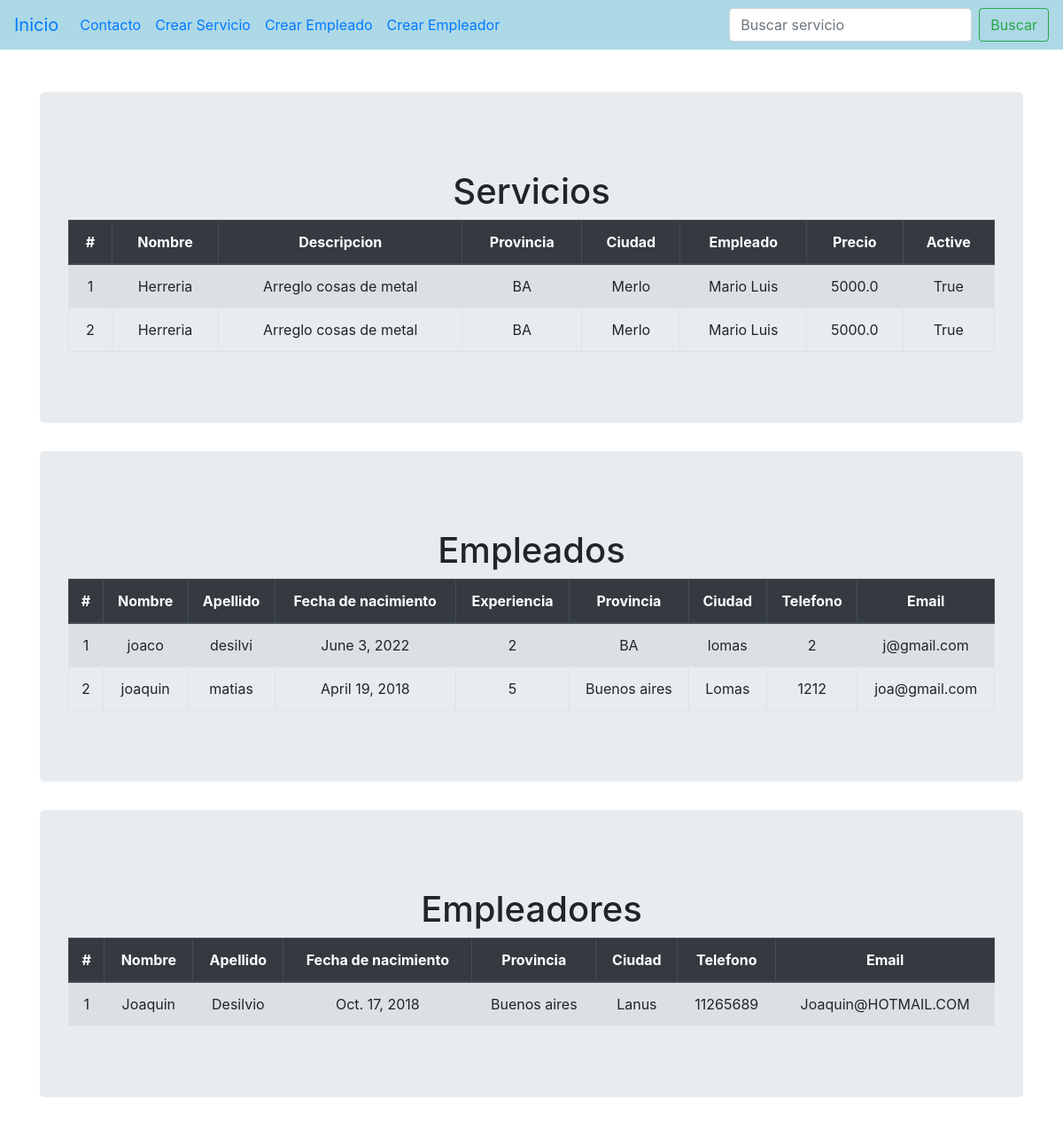
Before: / with the older database file.
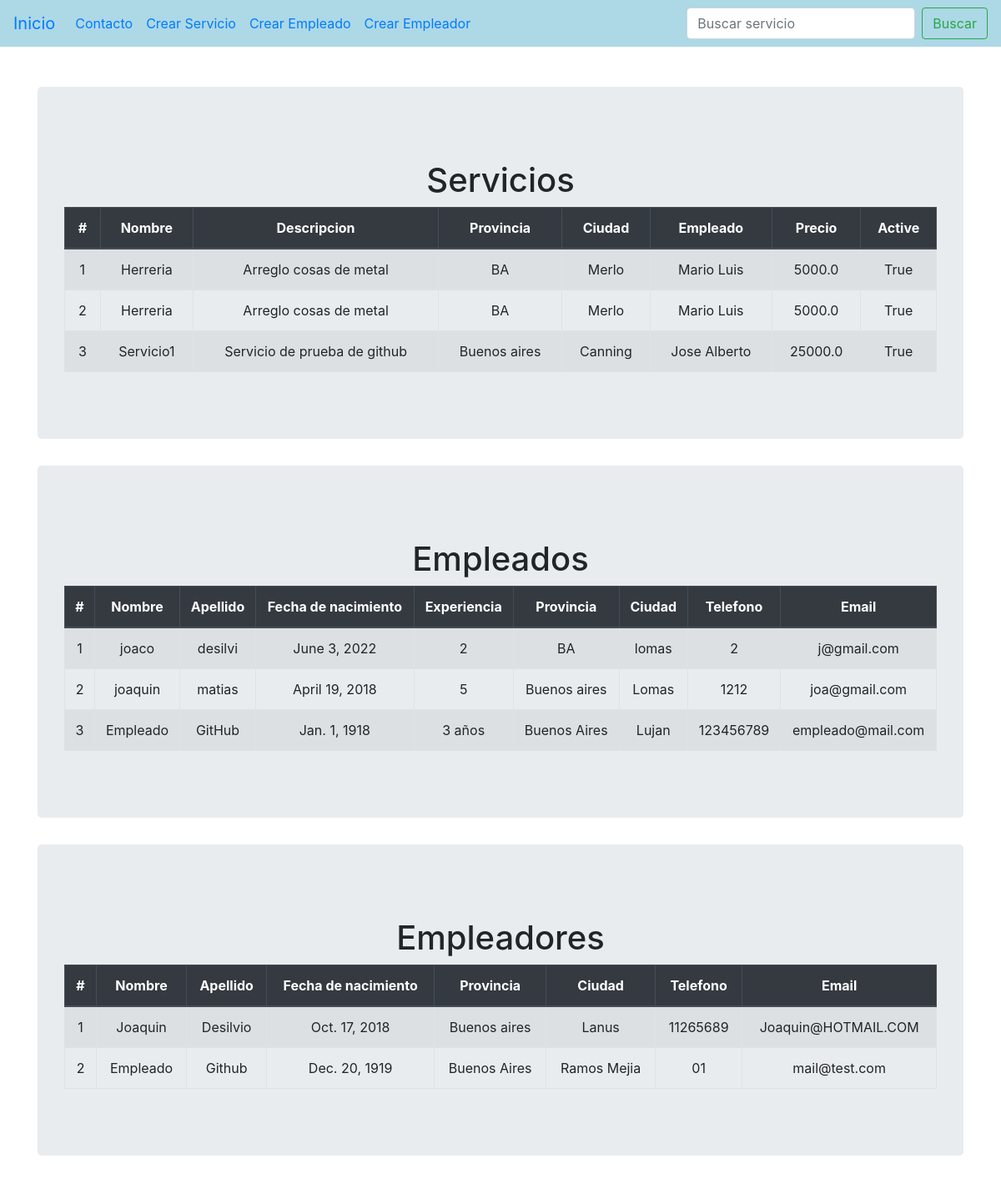
After: the same page with the newer database file.
### Hammer/models.py (models this page shows)
class Servicio(models.Model):
    nombre = models.CharField(max_length=50)
    descripcion = models.CharField(max_length=250)
    provincia = models.CharField(max_length=50)
    ciudad = models.CharField(max_length=250)
    empleado = models.CharField(max_length= 245)
    precio = models.FloatField()
    active = models.BooleanField(default=True)

class Empleado(models.Model):
    nombre = models.CharField(max_length=50)
    apellido = models.CharField(max_length=50)
    fecha_nacimiento = models.DateField()
    experiencia= models.CharField(max_length=50)
    provincia = models.CharField(max_length=50)
    ciudad = models.CharField(max_length=250)
    telefono = models.CharField(max_length=50)
    email = models.CharField(max_length=50)

class Empleador(models.Model):
    nombre = models.CharField(max_length=50)
    apellido = models.CharField(max_length=50)
    fecha_nacimiento = models.DateField()
    provincia = models.CharField(max_length=50)
    ciudad = models.CharField(max_length=250)
    telefono = models.CharField(max_length=50)
    email = models.CharField(max_length=50)

### Hammer/views.py (the view)
# urls.py: path('',hammer, name='hammer'),
def hammer(request):
    empleados = Empleado.objects.all
    empleadores = Empleador.objects.all
    servicios = Servicio.objects.all
    context ={'empleados' : empleados, 'servicios' : servicios, 'empleadores' : empleadores}
    return render(request,'index.html',context)

### templates/index.html (shortened to what this page needs)
{% extends 'base.html' %}
{% block contenido %}
<div class="container text-center pt-5">
    <div class='jumbotron'>
        <br>
        <h1>Servicios</h1>
        <table  class="table table-striped table-bordered">
            <thead class="thead-dark">
                <tr>
                    <th>#</th>
                    <th>Nombre</th>
                    <th>Descripcion</th>
                    <th>Provincia</th>
                    <th>Ciudad</th>
                    <th>Empleado</th>
                    <th>Precio</th>
                    <th>Active</th>
                </tr>
            </thead>
            <tbody>
                {% for servicio in servicios %}
                <tr>
                    <td>{{ servicio.id }}</td>
                    <td>{{ servicio.nombre }}</td>
                    <td>{{ servicio.descripcion }}</td>
                    <td>{{ servicio.provincia }}</td>
                    <td>{{ servicio.ciudad }}</td>
                    <td>{{ servicio.empleado }}</td>
                    <td>{{ servicio.precio }}</td>
                    <td>{{ servicio.active }}</td>
                </tr>
                {% endfor %}
            </tbody>
        </table>
    </div>
    <div class='jumbotron'>
        <br>
        <h1>Empleados</h1>
        <table  class="table table-striped table-bordered">
            <thead class="thead-dark">
                <tr>
                    <th>#</th>
                    <th>Nombre</th>
                    <th>Apellido</th>
                    <th>Fecha de nacimiento</th>
                    <th>Experiencia</th>
                    <th>Provincia</th>
                    <th>Ciudad</th>
                    <th>Telefono</th>
                    <th>Email</th>
                </tr>
            </thead>
            <tbody>
                {% for empleado in empleados %}
                <tr>
                    <td>{{ empleado.id }}</td>
                    <td>{{ empleado.nombre }}</td>
                    <td>{{ empleado.apellido }}</td>
                    <td>{{ empleado.fecha_nacimiento }}</td>
                    <td>{{ empleado.experiencia }}</td>
                    <td>{{ empleado.provincia }}</td>
                    <td>{{ empleado.ciudad }}</td>
                    <td>{{ empleado.telefono }}</td>
                    <td>{{ empleado.email }}</td>
                </tr>
                {% endfor %}
            </tbody>
        </table>
    </div>
    <div class='jumbotron'>
        <br>
        <h1>Empleadores</h1>
        <table  class="table table-striped table-bordered">
            <thead class="thead-dark">
                <tr>
                    <th>#</th>
                    <th>Nombre</th>
                    <th>Apellido</th>
                    <th>Fecha de nacimiento</th>
                    <th>Provincia</th>
                    <th>Ciudad</th>
                    <th>Telefono</th>
                    <th>Email</th>
                </tr>
            </thead>
            <tbody>
                {% for empleador in empleadores %}
                <tr>
                    <td>{{ empleador.id }}</td>
                    <td>{{ empleador.nombre }}</td>
                    <td>{{ empleador.apellido }}</td>
                    <td>{{ empleador.fecha_nacimiento }}</td>
                    <td>{{ empleador.provincia }}</td>
                    <td>{{ empleador.ciudad }}</td>
                    <td>{{ empleador.telefono }}</td>
                    <td>{{ empleador.email }}</td>
                </tr>
                {% endfor %}
            </tbody>
        </table>
    </div>
</div>
{% endblock %}

### templates/base.html (shortened to what this page needs)
<!DOCTYPE html>
<html lang="en">
<head>
    <link rel="stylesheet" href="https://cdn.jsdelivr.net/npm/bootstrap@4.6.1/dist/css/bootstrap.min.css"
>
</head>
<body>
    <nav class="navbar navbar-expand-lg navbar " style="background: lightblue;">
        <a class="navbar-brand" href="/">Inicio</a>
        <div class="collapse navbar-collapse" id="navbarSupportedContent">
            <ul class="navbar-nav mr-auto">
                <li class="nav-item active">
                    <a class="nav-link" href="/Hammer/contacto/">Contacto <span class="sr-only">(current)</span></a>
                </li>
                <li class="nav-item">
                    <a class="nav-link" href="/Hammer/create-servicio/">Crear Servicio</a>
                </li>
                <li class="nav-item">
                    <a class="nav-link" href="/Hammer/create-empleado/">Crear Empleado</a>
                </li>
                <li class="nav-item">
                    <a class="nav-link" href="/Hammer/create-empleador/">Crear Empleador</a>
                </li>
            </ul>
            <form class="form-inline my-2 my-lg-0" action = "/Hammer/search-servicio/" method = "GET">
                <input class="form-control mr-sm-2" type="text" placeholder="Buscar servicio" aria-label="Search" name = 'search'>
                <button class="btn btn-outline-success my-2 my-sm-0" type="submit">Buscar</button>
            </form>
        </div>
    </nav>
    {% block contenido %}
    {% endblock %}
</body>
</html>

Changed rows visible on the page:
added Servicio: id "3", nombre "Servicio1", descripcion "Servicio de prueba de github", provincia "Buenos aires", ciudad "Canning", empleado "Jose Alberto", precio "25000.0", active "True"
added Empleado: id "3", nombre "Empleado", apellido "GitHub", fecha_nacimiento "Jan. 1, 1918", experiencia "3 años", provincia "Buenos Aires", ciudad "Lujan", telefono "123456789", email "empleado@mail.com"
added Empleador: id "2", nombre "Empleado", apellido "Github", fecha_nacimiento "Dec. 20, 1919", provincia "Buenos Aires", ciudad "Ramos Mejia", telefono "01", email "mail@test.com"
